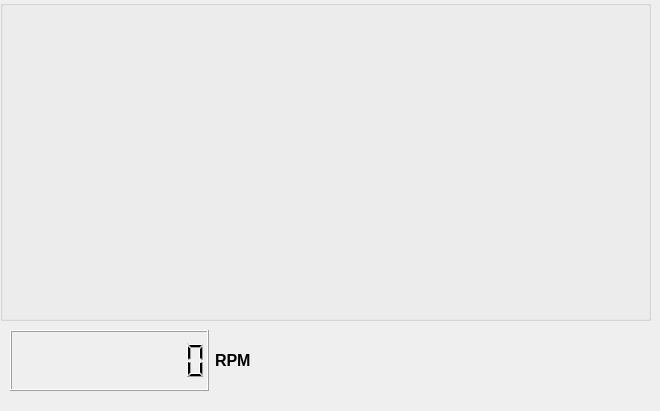
    <widget class="QWidget" name="page_2">
     <widget class="QGroupBox" name="groupBox">
      <property name="geometry">
       <rect>
        <x>0</x>
        <y>0</y>
        <width>651</width>
        <height>321</height>
       </rect>
      </property>
      <property name="title">
       <string/>
      </property>
      <widget class="PlotWidget" name="graphwidget" native="true">
       <property name="geometry">
        <rect>
         <x>10</x>
         <y>10</y>
         <width>631</width>
         <height>301</height>
        </rect>
       </property>
      </widget>
     </widget>
     <widget class="QWidget" name="horizontalLayoutWidget">
      <property name="geometry">
       <rect>
        <x>10</x>
        <y>330</y>
        <width>241</width>
        <height>61</height>
       </rect>
      </property>
      <layout class="QHBoxLayout" name="horizontalLayout">
       <item>
        <widget class="QLCDNumber" name="rpm_indicator">
         <property name="sizePolicy">
          <sizepolicy hsizetype="MinimumExpanding" vsizetype="MinimumExpanding">
           <horstretch>0</horstretch>
           <verstretch>0</verstretch>
          </sizepolicy>
         </property>
         <property name="digitCount">
          <number>10</number>
         </property>
        </widget>
       </item>
       <item>
        <widget class="QLabel" name="label">
         <property name="font">
          <font>
           <family>Arial</family>
           <pointsize>12</pointsize>
           <weight>75</weight>
           <bold>true</bold>
          </font>
         </property>
         <property name="text">
          <string>RPM</string>
         </property>
        </widget>
       </item>
      </layout>
     </widget>
     <widget class="QWidget" name="horizontalLayoutWidget_2">
      <property name="geometry">
       <rect>
        <x>355</x>
        <y>320</y>
        <width>291</width>
        <height>82</height>
       </rect>
      </property>
      <property name="font">
       <font>
        <family>Arial</family>
       </font>
      </property>
      <layout class="QGridLayout" name="gridLayout_3">
       <property name="sizeConstraint">
        <enum>QLayout::SetMinimumSize</enum>
       </property>
       <item row="0" column="0">
        <widget class="QPushButton" name="run_button">
         <property name="sizePolicy">
          <sizepolicy hsizetype="Fixed" vsizetype="Fixed">
           <horstretch>0</horstretch>
           <verstretch>0</verstretch>
          </sizepolicy>
         </property>
         <property name="minimumSize">
          <size>
           <width>60</width>
           <height>60</height>
          </size>
         </property>
         <property name="maximumSize">
          <size>
           <width>60</width>
           <height>60</height>
          </size>
         </property>
         <property name="font">
          <font>
           <family>Arial</family>
           <weight>75</weight>
           <bold>true</bold>
          </font>
         </property>
         <property name="styleSheet">
          <string notr="true">QPushButton {
    image: url(:/newPrefix/pic/run.png);
    border:0px;
}
QPushButton:pressed {
    background-color: rgb(224, 0, 0);
    border-style: inset;
}</string>
         </property>
         <property name="text">
          <string/>
         </property>
         <property name="icon">
          <iconset>
           <normaloff>:/newPrefix/pic/run.png</normaloff>:/newPrefix/pic/run.png</iconset>
         </property>
         <property name="iconSize">
          <size>
           <width>80</width>
           <height>80</height>
          </size>
         </property>
        </widget>
       </item>
       <item row="0" column="1">
        <widget class="QPushButton" name="stop_button">
         <property name="sizePolicy">
          <sizepolicy hsizetype="Fixed" vsizetype="Fixed">
           <horstretch>0</horstretch>
           <verstretch>0</verstretch>
          </sizepolicy>
         </property>
         <property name="minimumSize">
          <size>
           <width>60</width>
           <height>60</height>
          </size>
         </property>
         <property name="maximumSize">
          <size>
           <width>60</width>
           <height>60</height>
          </size>
         </property>
         <property name="font">
          <font>
           <family>Arial</family>
           <weight>75</weight>
           <bold>true</bold>
          </font>
         </property>
         <property name="styleSheet">
          <string notr="true">
	border:0px;
</string>
         </property>
         <property name="text">
          <string/>
         </property>
         <property name="icon">
          <iconset>
           <normaloff>:/newPrefix/pic/stop.png</normaloff>:/newPrefix/pic/stop.png</iconset>
         </property>
         <property name="iconSize">
          <size>
           <width>80</width>
           <height>80</height>
          </size>
         </property>
        </widget>
       </item>
       <item row="0" column="2">
        <widget class="QPushButton" name="set_button">
         <property name="sizePolicy">
          <sizepolicy hsizetype="Fixed" vsizetype="Fixed">
           <horstretch>0</horstretch>
           <verstretch>0</verstretch>
          </sizepolicy>
         </property>
         <property name="minimumSize">
          <size>
           <width>60</width>
           <height>60</height>
          </size>
         </property>
         <property name="maximumSize">
          <size>
           <width>60</width>
           <height>60</height>
          </size>
         </property>
         <property name="font">
          <font>
           <family>Arial</family>
           <weight>75</weight>
           <bold>true</bold>
          </font>
         </property>
         <property name="styleSheet">
          <string notr="true">background-image: url(:/newPrefix/pic/check.png);
	border:0px;
</string>
         </property>
         <property name="text">
          <string/>
         </property>
         <property name="icon">
          <iconset>
           <normaloff>:/newPrefix/pic/check.png</normaloff>:/newPrefix/pic/check.png</iconset>
         </property>
         <property name="iconSize">
          <size>
           <width>80</width>
           <height>80</height>
          </size>
         </property>
        </widget>
       </item>
      </layout>
     </widget>
    </widget>
